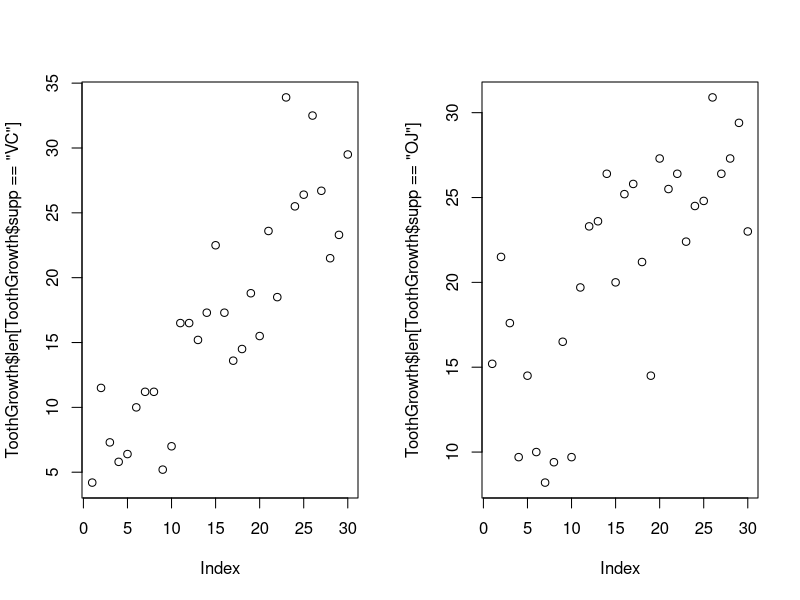

Generate this figure with R: (Note: this script raises an error after producing the figure.)
data(ToothGrowth)
str(ToothGrowth)

library

par(mfrow=c(1,2))
plot(ToothGrowth$len[ ToothGrowth$supp == "VC"])
plot(ToothGrowth$len[ ToothGrowth$supp == "OJ"])

with(ToothGrowth, plot(len[, supp == "VC"]))

require(graphics)
coplot(len ~ dose | supp, data = ToothGrowth, panel = panel.smooth,
       xlab = "ToothGrowth data: length vs dose, given type of supplement")
